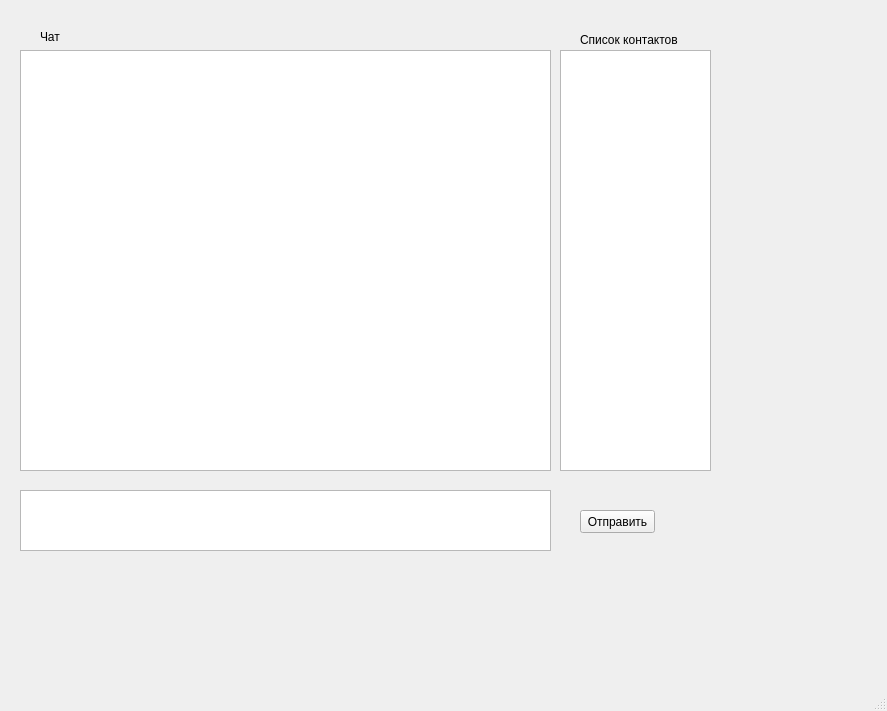
<?xml version="1.0" encoding="UTF-8"?>
<ui version="4.0">
 <class>MainWindow</class>
 <widget class="QMainWindow" name="MainWindow">
  <property name="geometry">
   <rect>
    <x>0</x>
    <y>0</y>
    <width>887</width>
    <height>711</height>
   </rect>
  </property>
  <property name="windowTitle">
   <string>MainWindow</string>
  </property>
  <widget class="QWidget" name="centralwidget">
   <widget class="QLabel" name="label">
    <property name="geometry">
     <rect>
      <x>40</x>
      <y>30</y>
      <width>47</width>
      <height>13</height>
     </rect>
    </property>
    <property name="text">
     <string>Чат</string>
    </property>
   </widget>
   <widget class="QTextBrowser" name="textBrowser">
    <property name="geometry">
     <rect>
      <x>20</x>
      <y>490</y>
      <width>531</width>
      <height>61</height>
     </rect>
    </property>
   </widget>
   <widget class="QPushButton" name="pushButton">
    <property name="geometry">
     <rect>
      <x>580</x>
      <y>510</y>
      <width>75</width>
      <height>23</height>
     </rect>
    </property>
    <property name="text">
     <string>Отправить</string>
    </property>
   </widget>
   <widget class="QLabel" name="label_2">
    <property name="geometry">
     <rect>
      <x>580</x>
      <y>30</y>
      <width>101</width>
      <height>20</height>
     </rect>
    </property>
    <property name="text">
     <string>Список контактов</string>
    </property>
   </widget>
   <widget class="QListWidget" name="listWidget">
    <property name="geometry">
     <rect>
      <x>560</x>
      <y>50</y>
      <width>151</width>
      <height>421</height>
     </rect>
    </property>
   </widget>
   <widget class="QListWidget" name="listWidget_2">
    <property name="geometry">
     <rect>
      <x>20</x>
      <y>50</y>
      <width>531</width>
      <height>421</height>
     </rect>
    </property>
   </widget>
  </widget>
  <widget class="QMenuBar" name="menubar">
   <property name="geometry">
    <rect>
     <x>0</x>
     <y>0</y>
     <width>887</width>
     <height>21</height>
    </rect>
   </property>
  </widget>
  <widget class="QStatusBar" name="statusbar"/>
 </widget>
 <resources/>
 <connections/>
</ui>
